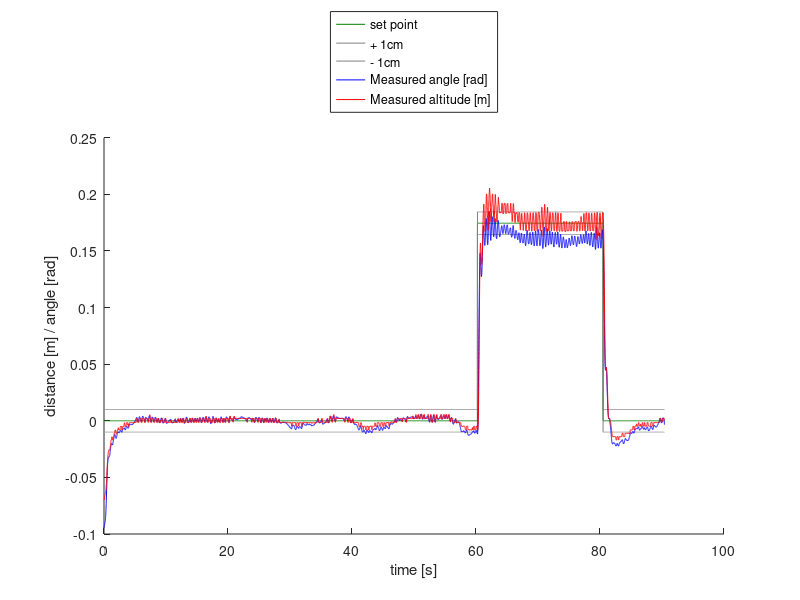

Write the MATLAB code that produced this figure. (Note: this script raises an error after producing the figure.)
%Rygaard IR

analysis = load( 'analysis1.csv' );
%time, pos, motor, pos estimate, speed est, acc est, ir dist, acc raw x,
%acc raw y, acc raw z

analysis = analysis(5:end,:);

Fs_c = 200;
Fs_e = 1000;

ana_time = linspace( 0, length(analysis)/Fs_c, length(analysis) );




%plot stuff
close all
hold on

% plot setpoint
plot( ana_time, analysis(:,end), '-','Color', [0,0.5,0],'LineWidth',0.1 );
% plot 1 cm border
plot( ana_time,[analysis(:,end)+0.01,analysis(:,end)-0.01], '-','Color', [0.5,0.5,0.5],'LineWidth',0.1 );
% plot real angle
window = 10;
plot( ana_time, filtfilt(ones(1,window),window,sin(analysis(:,2)))-0.0175, '-','Color', [0,0,1],'LineWidth',0.1 );
% plot real pos
window = 10;
plot( ana_time, filtfilt(ones(1,window),window,sin(analysis(:,3))), '-','Color', [1,0,0],'LineWidth',0.1 );

xlabel( 'time [s]' )
ylabel( 'distance [m] / angle [rad]' )
legend(...
    'set point',...
    '+ 1cm','- 1cm',...
    'Measured angle [rad]',...
    'Measured altitude [m]',...
    'Location', 'NorthOutside'...
);

cleanfigure('minimumPointsDistance',0.05);
saveas( gcf, 'fig', 'pdf' )
matlab2tikz('plot.tikz', 'height', '\figureheight', 'width', '\figurewidth', 'extraAxisOptions', 'legend columns = 2');
